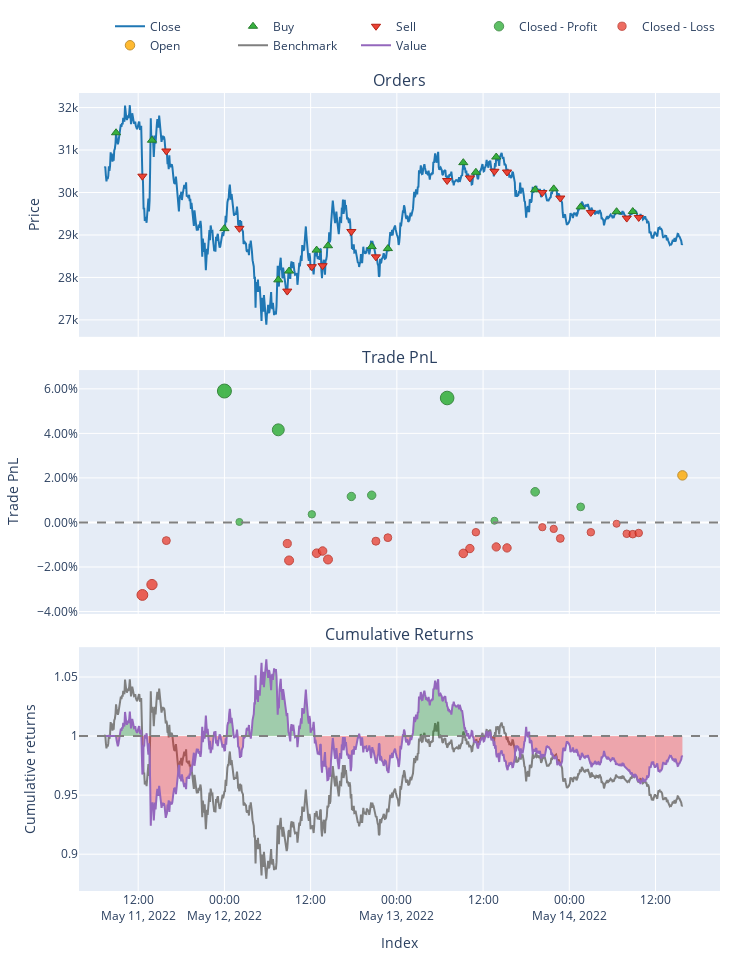

Notebook source saved alongside this figure:
### Code cell
pf.plot().show()

### Figure 1 — Plotly figure (JSON) as saved in the notebook; plotly's stock layout.template omitted (floating-point values rounded to 4 significant figures; data arrays with more than 128 entries replaced by an {"elided": "..."} marker saying what was removed)
{"data": [{"legendgroup": "0", "line": {"color": "#1f77b4"}, "name": "Close", "showlegend": true, "type": "scatter", "uid": "a80efa94-778e-4d2f-9c3e-3e6bd5ad9a4e", "x": {"elided": "966 str values"}, "xaxis": "x", "y": {"elided": "966 float values"}, "yaxis": "y"}, {"customdata": [[0, 0.003184, 0], [2, 0.006195, 0], [4, 0.0064, 0], [6, 0.007072, 0], [8, 0.007243, 0], [10, 0.007022, 0], [12, 0.006812, 0], [14, 0.006782, 0], [16, 0.006818, 0], [18, 0.006679, 0], [20, 0.006557, 0], [22, 0.006458, 0], [24, 0.006476, 0], [26, 0.006546, 0], [28, 0.006573, 0], [30, 0.006616, 0], [32, 0.006577, 0]], "hovertemplate": "Order Id: %{customdata[0]}<br>Timestamp: %{x}<br>Price: %{y}<br>Size: %{customdata[1]:.6f}<br>Fees: %{customdata[2]:.6f}", "legendgroup": "1", "marker": {"color": "#37B13F", "line": {"color": "rgb(38,123,44)", "width": 1}, "size": 8, "symbol": "triangle-up"}, "mode": "markers", "name": "Buy", "type": "scatter", "uid": "e0967dd1-374f-496c-9794-396f3e450ec4", "x": ["2022-05-11T08:55:00", "2022-05-11T13:55:00", "2022-05-12T00:00:00", "2022-05-12T07:30:00", "2022-05-12T09:00:00", "2022-05-12T12:50:00", "2022-05-12T14:25:00", "2022-05-12T20:30:00", "2022-05-12T22:45:00", "2022-05-13T09:15:00", "2022-05-13T11:00:00", "2022-05-13T13:50:00", "2022-05-13T19:15:00", "2022-05-13T21:50:00", "2022-05-14T01:35:00", "2022-05-14T06:35:00", "2022-05-14T08:50:00"], "xaxis": "x", "y": [31410.0, 31230.0, 29150.0, 27940.0, 28150.0, 28640.0, 28750.0, 28730.0, 28680.0, 30700.0, 30480.0, 30840.0, 30060.0, 30090.0, 29660.0, 29550.0, 29550.0], "yaxis": "y"}, {"customdata": [[1, 0.006368, 0], [3, 0.006022, 0], [5, 0.006778, 0], [7, 0.007366, 0], [9, 0.007119, 0], [11, 0.006925, 0], [13, 0.006699, 0], [15, 0.006865, 0], [17, 0.006772, 0], [19, 0.006586, 0], [21, 0.006529, 0], [23, 0.006387, 0], [25, 0.006565, 0], [27, 0.006527, 0], [29, 0.006619, 0], [31, 0.006612, 0], [33, 0.006543, 0]], "hovertemplate": "Order Id: %{customdata[0]}<br>Timestamp: %{x}<br>Price: %{y}<br>Size: %{customdata[1]:.6f}<br>Fees: %{customdata[2]:.6f}", "legendgroup": "2", "marker": {"color": "#EA4335", "line": {"color": "rgb(181,31,18)", "width": 1}, "size": 8, "symbol": "triangle-down"}, "mode": "markers", "name": "Sell", "type": "scatter", "uid": "6b675464-97bf-4825-bc42-f36c21aceab6", "x": ["2022-05-11T12:35:00", "2022-05-11T15:55:00", "2022-05-12T02:05:00", "2022-05-12T08:45:00", "2022-05-12T12:10:00", "2022-05-12T13:40:00", "2022-05-12T17:40:00", "2022-05-12T21:05:00", "2022-05-13T07:00:00", "2022-05-13T10:10:00", "2022-05-13T13:35:00", "2022-05-13T15:20:00", "2022-05-13T20:15:00", "2022-05-13T22:45:00", "2022-05-14T03:00:00", "2022-05-14T08:00:00", "2022-05-14T09:40:00"], "xaxis": "x", "y": [30380.0, 30980.0, 29160.0, 27680.0, 28250.0, 28280.0, 29080.0, 28480.0, 30280.0, 30340.0, 30500.0, 30480.0, 29999, 29870.0, 29530.0, 29400.0, 29410.0], "yaxis": "y"}, {"customdata": [[3, 3, 5.506, 0.05902], [4, 4, 0.02291, 0.0002319], [5, 5, 4.111, 0.0416], [8, 8, 0.3662, 0.003655], [12, 12, 1.124, 0.01168], [13, 13, 1.191, 0.01223], [16, 16, 5.427, 0.05589], [20, 20, 0.07795, 0.0007836], [23, 23, 1.34, 0.01376], [27, 27, 0.6824, 0.007]], "hovertemplate": "Exit Trade Id: %{customdata[0]}<br>Position Id: %{customdata[1]}<br>Exit Timestamp: %{x}<br>PnL: %{customdata[2]:.6f}<br>Return: %{customdata[3]:.2%}", "legendgroup": "3", "marker": {"color": "#37B13F", "line": {"color": "rgb(38,123,44)", "width": 1}, "opacity": [0.9, 0.75, 0.8556, 0.7587, 0.7792, 0.7806, 0.892, 0.7514, 0.7845, 0.7673], "size": [14, 7, 11.93, 7.408, 8.363, 8.429, 13.63, 7.066, 8.611, 7.806], "symbol": "circle"}, "mode": "markers", "name": "Closed - Profit", "type": "scatter", "uid": "376b80a4-a535-4b3c-94d1-2939be922bd4", "x": ["2022-05-12T00:00:00", "2022-05-12T02:05:00", "2022-05-12T07:30:00", "2022-05-12T12:10:00", "2022-05-12T17:40:00", "2022-05-12T20:30:00", "2022-05-13T07:00:00", "2022-05-13T13:35:00", "2022-05-13T19:15:00", "2022-05-14T01:35:00"], "xaxis": "x2", "y": [0.05902, 0.0002319, 0.0416, 0.003655, 0.01168, 0.01223, 0.05589, 0.0007836, 0.01376, 0.007], "yaxis": "y2"}, {"customdata": [[0, 0, -3.255, -0.03255], [1, 1, -2.698, -0.02789], [2, 2, -0.7659, -0.008144], [6, 6, -0.975, -0.009473], [7, 7, -1.739, -0.01706], [9, 9, -1.389, -0.01381], [10, 10, -1.272, -0.01282], [11, 11, -1.628, -0.01663], [14, 14, -0.8288, -0.008406], [15, 15, -0.6679, -0.006831], [17, 17, -1.423, -0.01388], [18, 18, -1.184, -0.01171], [19, 19, -0.4376, -0.004379], [21, 21, -1.094, -0.01099], [22, 22, -1.125, -0.01143], [24, 24, -0.2106, -0.002134], [25, 25, -0.2842, -0.002886], [26, 26, -0.703, -0.007159], [28, 28, -0.4311, -0.004392], [29, 29, -0.05643, -0.0005774], [30, 30, -0.4965, -0.005083], [31, 31, -0.5105, -0.005253], [32, 32, -0.4572, -0.004729]], "hovertemplate": "Exit Trade Id: %{customdata[0]}<br>Position Id: %{customdata[1]}<br>Exit Timestamp: %{x}<br>PnL: %{customdata[2]:.6f}<br>Return: %{customdata[3]:.2%}", "legendgroup": "4", "marker": {"color": "#EA4335", "line": {"color": "rgb(181,31,18)", "width": 1}, "opacity": [0.8324, 0.8206, 0.7702, 0.7736, 0.7929, 0.7846, 0.7821, 0.7918, 0.7709, 0.7668, 0.7848, 0.7793, 0.7606, 0.7774, 0.7786, 0.7549, 0.7568, 0.7677, 0.7606, 0.7509, 0.7624, 0.7628, 0.7615], "size": [10.85, 10.29, 7.942, 8.1, 9.004, 8.617, 8.499, 8.952, 7.973, 7.786, 8.625, 8.367, 7.494, 8.281, 8.333, 7.226, 7.316, 7.825, 7.495, 7.041, 7.578, 7.598, 7.535], "symbol": "circle"}, "mode": "markers", "name": "Closed - Loss", "type": "scatter", "uid": "19fb8dc9-5e66-45b0-bd91-047601093f72", "x": ["2022-05-11T12:35:00", "2022-05-11T13:55:00", "2022-05-11T15:55:00", "2022-05-12T08:45:00", "2022-05-12T09:00:00", "2022-05-12T12:50:00", "2022-05-12T13:40:00", "2022-05-12T14:25:00", "2022-05-12T21:05:00", "2022-05-12T22:45:00", "2022-05-13T09:15:00", "2022-05-13T10:10:00", "2022-05-13T11:00:00", "2022-05-13T13:50:00", "2022-05-13T15:20:00", "2022-05-13T20:15:00", "2022-05-13T21:50:00", "2022-05-13T22:45:00", "2022-05-14T03:00:00", "2022-05-14T06:35:00", "2022-05-14T08:00:00", "2022-05-14T08:50:00", "2022-05-14T09:40:00"], "xaxis": "x2", "y": [-0.03255, -0.02789, -0.008144, -0.009473, -0.01706, -0.01381, -0.01282, -0.01663, -0.008406, -0.006831, -0.01388, -0.01171, -0.004379, -0.01099, -0.01143, -0.002134, -0.002886, -0.007159, -0.004392, -0.0005774, -0.005083, -0.005253, -0.004729], "yaxis": "y2"}, {"customdata": [[33, 33, 2.034, 0.02114]], "hovertemplate": "Exit Trade Id: %{customdata[0]}<br>Position Id: %{customdata[1]}<br>Exit Timestamp: %{x}<br>PnL: %{customdata[2]:.6f}<br>Return: %{customdata[3]:.2%}", "legendgroup": "5", "marker": {"color": "#FFAA00", "line": {"color": "rgb(178,118,0)", "width": 1}, "opacity": [0.8034], "size": [9.49], "symbol": "circle"}, "mode": "markers", "name": "Open", "type": "scatter", "uid": "b71abf50-8fba-4ea6-8feb-15dc9cbd9524", "x": ["2022-05-14T15:45:00"], "xaxis": "x2", "y": [0.02114], "yaxis": "y2"}, {"legendgroup": "6", "line": {"color": "#7f7f7f"}, "name": "Benchmark", "showlegend": true, "type": "scatter", "uid": "8f778cab-1c33-4ca1-abce-0bb036614cb6", "x": {"elided": "966 str values"}, "xaxis": "x3", "y": {"elided": "966 float values"}, "yaxis": "y3"}, {"hoverinfo": "skip", "legendgroup": "7", "line": {"color": "rgba(0, 0, 0, 0)", "width": 0}, "opacity": 0, "showlegend": false, "type": "scatter", "uid": "579f2a29-8e02-47f4-a30f-a22329a77a53", "x": {"elided": "966 str values"}, "xaxis": "x3", "y": {"elided": "966 int values"}, "yaxis": "y3"}, {"connectgaps": false, "fill": "tonexty", "fillcolor": "rgba(0, 128, 0, 0.3)", "hoverinfo": "skip", "legendgroup": "7", "line": {"color": "rgba(0, 0, 0, 0)", "width": 0}, "opacity": 0, "showlegend": false, "type": "scatter", "uid": "2b581bec-be33-4eb4-8f3e-1ee777c30236", "x": {"elided": "966 str values"}, "xaxis": "x3", "y": {"elided": "966 float values"}, "yaxis": "y3"}, {"hoverinfo": "skip", "legendgroup": "7", "line": {"color": "rgba(0, 0, 0, 0)", "width": 0}, "opacity": 0, "showlegend": false, "type": "scatter", "uid": "c37a74e0-be6d-494f-8893-3bf5cc45776f", "x": {"elided": "966 str values"}, "xaxis": "x3", "y": {"elided": "966 int values"}, "yaxis": "y3"}, {"connectgaps": false, "fill": "tonexty", "fillcolor": "rgba(255, 0, 0, 0.3)", "hoverinfo": "skip", "legendgroup": "7", "line": {"color": "rgba(0, 0, 0, 0)", "width": 0}, "opacity": 0, "showlegend": false, "type": "scatter", "uid": "92610a21-9fca-4cc7-9ea7-2343699ba78c", "x": {"elided": "966 str values"}, "xaxis": "x3", "y": {"elided": "966 float values"}, "yaxis": "y3"}, {"legendgroup": "8", "line": {"color": "#9467bd"}, "name": "Value", "showlegend": true, "type": "scatter", "uid": "9c521c4f-e143-4df4-bbb5-0d1eee38aa15", "x": {"elided": "966 str values"}, "xaxis": "x3", "y": {"elided": "966 float values"}, "yaxis": "y3"}, {"hoverinfo": "skip", "legendgroup": "7", "line": {"color": "rgba(0, 0, 0, 0)", "width": 0}, "opacity": 0, "showlegend": false, "type": "scatter", "uid": "3e141b37-e1c8-44f3-a800-99fb72770ead", "x": {"elided": "966 str values"}, "xaxis": "x3", "y": {"elided": "966 int values"}, "yaxis": "y3"}], "layout": {"annotations": [{"font": {"size": 16}, "showarrow": false, "text": "Orders", "x": 0.5, "xanchor": "center", "xref": "paper", "y": 1, "yanchor": "bottom", "yref": "paper"}, {"font": {"size": 16}, "showarrow": false, "text": "Trade PnL", "x": 0.5, "xanchor": "center", "xref": "paper", "y": 0.6528, "yanchor": "bottom", "yref": "paper"}, {"font": {"size": 16}, "showarrow": false, "text": "Cumulative Returns", "x": 0.5, "xanchor": "center", "xref": "paper", "y": 0.3056, "yanchor": "bottom", "yref": "paper"}], "height": 960, "legend": {"orientation": "h", "traceorder": "normal", "x": 1, "xanchor": "right", "y": 1.042, "yanchor": "bottom"}, "margin": {"b": 30, "l": 30, "r": 30, "t": 30}, "shapes": [{"line": {"color": "gray", "dash": "dash"}, "type": "line", "x0": 0, "x1": 1, "xref": "paper", "y0": 0, "y1": 0, "yref": "y2"}, {"line": {"color": "gray", "dash": "dash"}, "type": "line", "x0": 0, "x1": 1, "xref": "paper", "y0": 1, "y1": 1, "yref": "y3"}], "showlegend": true, "width": 750, "xaxis": {"anchor": "y", "domain": [0, 1], "matches": "x3", "showticklabels": false}, "xaxis2": {"anchor": "y2", "domain": [0, 1], "matches": "x3", "showticklabels": false}, "xaxis3": {"anchor": "y3", "domain": [0, 1], "title": {"text": "Index"}}, "yaxis": {"anchor": "x", "domain": [0.6944, 1], "title": {"text": "Price"}}, "yaxis2": {"anchor": "x2", "domain": [0.3472, 0.6528], "tickformat": ".2%", "title": {"text": "Trade PnL"}}, "yaxis3": {"anchor": "x3", "domain": [0, 0.3056], "title": {"text": "Cumulative returns"}}}}
